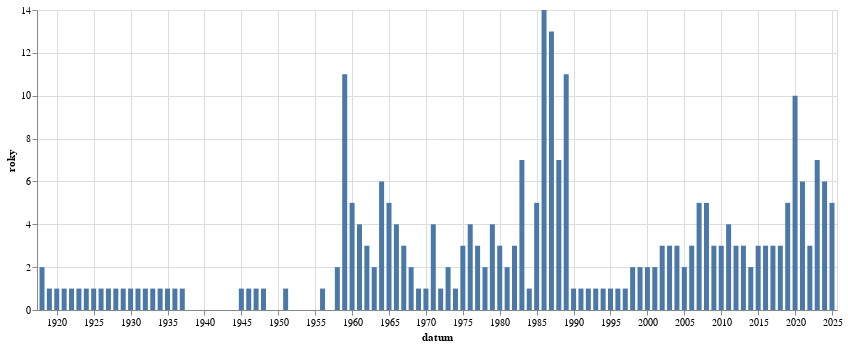

Notebook code cell kept with this figure:
### Code cell
alt.Chart(vyvoj2.to_pandas(),width=800).mark_bar().encode(alt.X('datum:T'),alt.Y('roky:Q'))

### Figure 1 — Vega-Lite specification as saved in the notebook (floating-point values rounded to 4 significant figures)
{"config": {"view": {"continuousWidth": 300, "continuousHeight": 300}}, "data": {"name": "data-3c805e3cb5ad3569cc7d55cf0eba655e"}, "mark": {"type": "bar"}, "encoding": {"x": {"field": "datum", "type": "temporal"}, "y": {"field": "roky", "type": "quantitative"}}, "width": 800, "$schema": "https://vega.github.io/schema/vega-lite/v5.8.0.json", "datasets": {"data-3c805e3cb5ad3569cc7d55cf0eba655e": [{"datum": "1918-01-01T00:00:00", "roky": 2.0}, {"datum": "1919-01-01T00:00:00", "roky": 1.0}, {"datum": "1920-01-01T00:00:00", "roky": 1.0}, {"datum": "1921-01-01T00:00:00", "roky": 1.0}, {"datum": "1922-01-01T00:00:00", "roky": 1.0}, {"datum": "1923-01-01T00:00:00", "roky": 1.0}, {"datum": "1924-01-01T00:00:00", "roky": 1.0}, {"datum": "1925-01-01T00:00:00", "roky": 1.0}, {"datum": "1926-01-01T00:00:00", "roky": 1.0}, {"datum": "1927-01-01T00:00:00", "roky": 1.0}, {"datum": "1928-01-01T00:00:00", "roky": 1.0}, {"datum": "1929-01-01T00:00:00", "roky": 1.0}, {"datum": "1930-01-01T00:00:00", "roky": 1.0}, {"datum": "1931-01-01T00:00:00", "roky": 1.0}, {"datum": "1932-01-01T00:00:00", "roky": 1.0}, {"datum": "1933-01-01T00:00:00", "roky": 1.0}, {"datum": "1934-01-01T00:00:00", "roky": 1.0}, {"datum": "1935-01-01T00:00:00", "roky": 1.0}, {"datum": "1936-01-01T00:00:00", "roky": 1.0}, {"datum": "1937-01-01T00:00:00", "roky": 1.0}, {"datum": "1938-01-01T00:00:00", "roky": 0.0}, {"datum": "1945-01-01T00:00:00", "roky": 1.0}, {"datum": "1946-01-01T00:00:00", "roky": 1.0}, {"datum": "1947-01-01T00:00:00", "roky": 1.0}, {"datum": "1948-01-01T00:00:00", "roky": 1.0}, {"datum": "1949-01-01T00:00:00", "roky": 0.0}, {"datum": "1950-01-01T00:00:00", "roky": 0.0}, {"datum": "1951-01-01T00:00:00", "roky": 1.0}, {"datum": "1952-01-01T00:00:00", "roky": 0.0}, {"datum": "1953-01-01T00:00:00", "roky": 0.0}, {"datum": "1954-01-01T00:00:00", "roky": 0.0}, {"datum": "1955-01-01T00:00:00", "roky": 0.0}, {"datum": "1956-01-01T00:00:00", "roky": 1.0}, {"datum": "1957-01-01T00:00:00", "roky": 0.0}, {"datum": "1958-01-01T00:00:00", "roky": 2.0}, {"datum": "1959-01-01T00:00:00", "roky": 11.0}, {"datum": "1960-01-01T00:00:00", "roky": 5.0}, {"datum": "1961-01-01T00:00:00", "roky": 4.0}, {"datum": "1962-01-01T00:00:00", "roky": 3.0}, {"datum": "1963-01-01T00:00:00", "roky": 2.0}, {"datum": "1964-01-01T00:00:00", "roky": 6.0}, {"datum": "1965-01-01T00:00:00", "roky": 5.0}, {"datum": "1966-01-01T00:00:00", "roky": 4.0}, {"datum": "1967-01-01T00:00:00", "roky": 3.0}, {"datum": "1968-01-01T00:00:00", "roky": 2.0}, {"datum": "1969-01-01T00:00:00", "roky": 1.0}, {"datum": "1970-01-01T00:00:00", "roky": 1.0}, {"datum": "1971-01-01T00:00:00", "roky": 4.0}, {"datum": "1972-01-01T00:00:00", "roky": 1.0}, {"datum": "1973-01-01T00:00:00", "roky": 2.0}, {"datum": "1974-01-01T00:00:00", "roky": 1.0}, {"datum": "1975-01-01T00:00:00", "roky": 3.0}, {"datum": "1976-01-01T00:00:00", "roky": 4.0}, {"datum": "1977-01-01T00:00:00", "roky": 3.0}, {"datum": "1978-01-01T00:00:00", "roky": 2.0}, {"datum": "1979-01-01T00:00:00", "roky": 4.0}, {"datum": "1980-01-01T00:00:00", "roky": 3.0}, {"datum": "1981-01-01T00:00:00", "roky": 2.0}, {"datum": "1982-01-01T00:00:00", "roky": 3.0}, {"datum": "1983-01-01T00:00:00", "roky": 7.0}, {"datum": "1984-01-01T00:00:00", "roky": 1.0}, {"datum": "1985-01-01T00:00:00", "roky": 5.0}, {"datum": "1986-01-01T00:00:00", "roky": 14.0}, {"datum": "1987-01-01T00:00:00", "roky": 13.0}, {"datum": "1988-01-01T00:00:00", "roky": 7.0}, {"datum": "1989-01-01T00:00:00", "roky": 11.0}, {"datum": "1990-01-01T00:00:00", "roky": 1.0}, {"datum": "1991-01-01T00:00:00", "roky": 1.0}, {"datum": "1992-01-01T00:00:00", "roky": 1.0}, {"datum": "1993-01-01T00:00:00", "roky": 1.0}, {"datum": "1994-01-01T00:00:00", "roky": 1.0}, {"datum": "1995-01-01T00:00:00", "roky": 1.0}, {"datum": "1996-01-01T00:00:00", "roky": 1.0}, {"datum": "1997-01-01T00:00:00", "roky": 1.0}, {"datum": "1998-01-01T00:00:00", "roky": 2.0}, {"datum": "1999-01-01T00:00:00", "roky": 2.0}, {"datum": "2000-01-01T00:00:00", "roky": 2.0}, {"datum": "2001-01-01T00:00:00", "roky": 2.0}, {"datum": "2002-01-01T00:00:00", "roky": 3.0}, {"datum": "2003-01-01T00:00:00", "roky": 3.0}, {"datum": "2004-01-01T00:00:00", "roky": 3.0}, {"datum": "2005-01-01T00:00:00", "roky": 2.0}, {"datum": "2006-01-01T00:00:00", "roky": 3.0}, {"datum": "2007-01-01T00:00:00", "roky": 5.0}, {"datum": "2008-01-01T00:00:00", "roky": 5.0}, {"datum": "2009-01-01T00:00:00", "roky": 3.0}, {"datum": "2010-01-01T00:00:00", "roky": 3.0}, {"datum": "2011-01-01T00:00:00", "roky": 4.0}, {"datum": "2012-01-01T00:00:00", "roky": 3.0}, {"datum": "2013-01-01T00:00:00", "roky": 3.0}, {"datum": "2014-01-01T00:00:00", "roky": 2.0}, {"datum": "2015-01-01T00:00:00", "roky": 3.0}, {"datum": "2016-01-01T00:00:00", "roky": 3.0}, {"datum": "2017-01-01T00:00:00", "roky": 3.0}, {"datum": "2018-01-01T00:00:00", "roky": 3.0}, {"datum": "2019-01-01T00:00:00", "roky": 5.0}, {"datum": "2020-01-01T00:00:00", "roky": 10.0}, {"datum": "2021-01-01T00:00:00", "roky": 6.0}, {"datum": "2022-01-01T00:00:00", "roky": 3.0}, {"datum": "2023-01-01T00:00:00", "roky": 7.0}, {"datum": "2024-01-01T00:00:00", "roky": 6.0}, {"datum": "2025-01-01T00:00:00", "roky": 5.0}]}}
